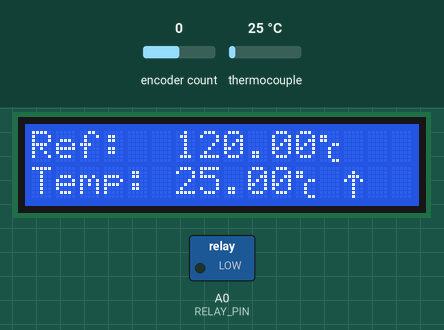
This sketch was run on a simulated Arduino Uno, built with avr-gcc and run on an emulated ATmega328P. Shown: 16×2 character LCD, switched loads named in the sketch (green lamp = pin HIGH). Inputs (shaded band) come from the test bench; at power-on: thermocouple 25 °C, encoder count 0. What the sketch prints to the serial monitor is not drawn.

Above: at 1.7 s.
1.8 s: thermocouple set to 117 °C
At 2.6 s:
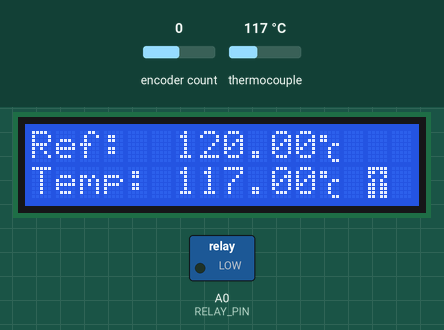
3.6 s: thermocouple set to 126 °C
At 4.7 s:
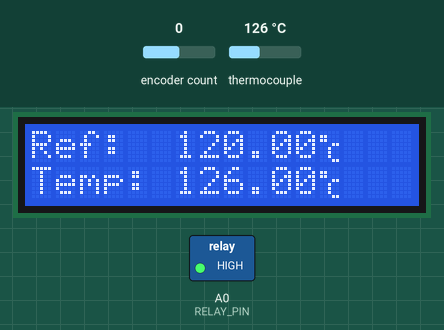
5.5 s: encoder count set to 1
At 6.7 s:
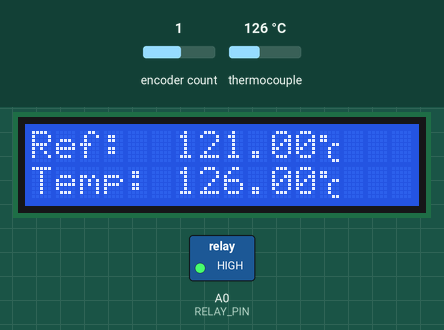
7.0 s: encoder count set to 2
At 8.1 s:
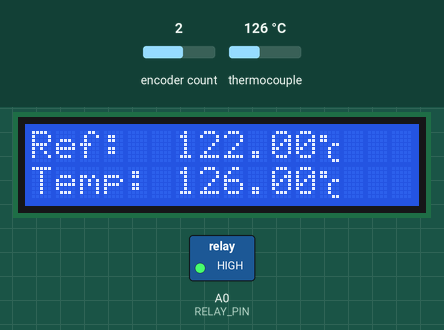
8.5 s: encoder count set to 3
At 9.0 s:
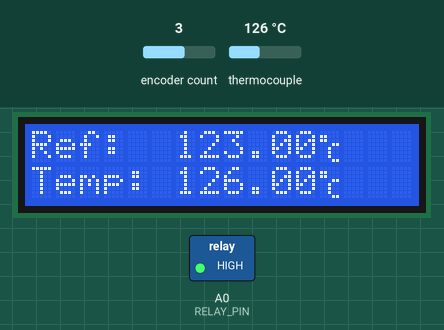
10.0 s: thermocouple set to 118 °C
At 10.17 s:
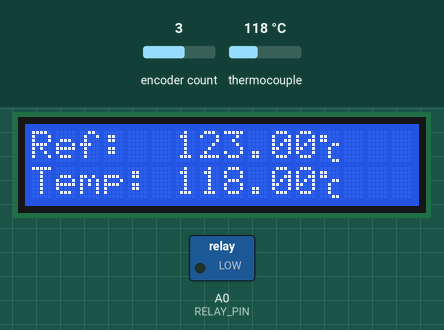
Timing chart, 0 to 12.8 s (numbered marks = the images above; inputs shaded):
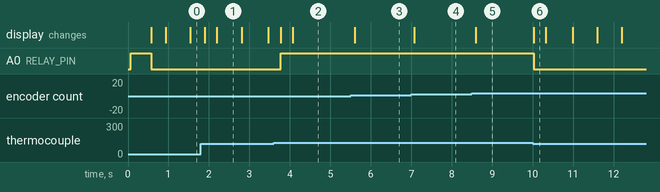

The sketch:

supalaminator.ino
```cpp
// this example is public domain. enjoy!
// www.ladyada.net/learn/sensors/thermocouple

#include <LiquidCrystal.h>
#include <max6675.h>
#include <Encoder.h>

/* Rotary Encoder */
#define ENC_A_PIN 2
#define ENC_B_PIN 3
#define ENC_SW_PIN A1

/* Relay */
#define RELAY_PIN A0

/* THERMAL */
#define THERM_DO 4
#define THERM_CS 5
#define THERM_CLK  6

/* LCD */
#define LCD_RS_PIN 12
#define LCD_EN_PIN 11
#define LCD_D4_PIN  10
#define LCD_D5_PIN  7
#define LCD_D6_PIN  9
#define LCD_D7_PIN  8


#define THRESHOLD      1
#define MAX_TEMP       160
#define MIN_TEMP       100

#define DEFAULT_TEMP   120

byte heat_char[8] = {
  0b00000,
  0b00100,
  0b01110,
  0b10101,
  0b00100,
  0b00100,
  0b00100,
  0b00100
};

byte heat_invert_char[8] = {
  0b11111,
  0b11011,
  0b10001,
  0b01010,
  0b11011,
  0b11011,
  0b11011,
  0b11011
};

byte degree_char[8] = {
  0b00000,
  0b11000,
  0b11000,
  0b00011,
  0b00100,
  0b00100,
  0b00100,
  0b00011
};


#define HEAT_CHAR 0
#define HEAT_INVERT_CHAR 1
#define DEGREE_CHAR 2

#define STATE_SET_MIN_TEMP 0
#define STATE_SET_MAX_TEMP 1
#define STATE_IDLE 2
#define STATE_COUNT 3

#define HEATING_ON 0
#define HEATING_OFF 1

#define LCD_UPDATE  200
#define CHAR_UPDATE  500

MAX6675 thermocouple(THERM_CLK, THERM_CS, THERM_DO);
Encoder enc(ENC_A_PIN, ENC_B_PIN);
// initialize the library with the numbers of the interface pins
LiquidCrystal lcd(LCD_RS_PIN, LCD_EN_PIN, LCD_D4_PIN, LCD_D5_PIN, LCD_D6_PIN, LCD_D7_PIN);

float ref_temp = DEFAULT_TEMP;

unsigned long last_millis = 0;
unsigned int heat_state = HEATING_OFF;

long last_enc_pos;

static void
lcd_draw_ref_temp()
{
  lcd.setCursor(0,0);

  lcd.print("Ref:  ");
  lcd.print(ref_temp);
  lcd.write((uint8_t)DEGREE_CHAR);
  lcd.print("  ");

  Serial.print("New reference temp: ");
  Serial.println(ref_temp);
}

void setup() {
  Serial.begin(9600);
  Serial.println("Starting thermal control");

  lcd.begin(16, 2);
  lcd.createChar(HEAT_CHAR, heat_char);
  lcd.createChar(HEAT_INVERT_CHAR, heat_invert_char);
  lcd.createChar(DEGREE_CHAR, degree_char);

  lcd_draw_ref_temp();

  pinMode(ENC_SW_PIN, INPUT_PULLUP);
  pinMode(RELAY_PIN, OUTPUT);
  /* Disable relay */
  digitalWrite(RELAY_PIN, 1);
  last_enc_pos = enc.read();

  // wait for MAX chip to stabilize
  delay(500);
}


unsigned long heat_char_update = 0;
int heat_char_idx = HEAT_CHAR;

static void
draw_lcd(float cur_temp)
{
  /* Current temp */
  lcd.setCursor(0, 1);
  lcd.print("Temp: ");
  lcd.print(cur_temp);
  lcd.write((uint8_t)DEGREE_CHAR);
  lcd.print(" ");

  Serial.print("Temp:");
  Serial.println(cur_temp);

  if (heat_state == HEATING_ON) {
    if (millis() - heat_char_update > CHAR_UPDATE)  {
      if (heat_char_idx == HEAT_CHAR)
        heat_char_idx = HEAT_INVERT_CHAR;
      else
        heat_char_idx = HEAT_CHAR;
        heat_char_update = millis();
    }
    lcd.write((uint8_t) heat_char_idx);
  }
  lcd.print("  ");
  last_millis = millis();
}


int get_enc_dir()
{
  long new_pos = enc.read();
  int dir = 0;

  if (new_pos < last_enc_pos)
    dir = -1;
  else if (new_pos > last_enc_pos)
    dir = 1;

  last_enc_pos = new_pos;
  delay(50);
  return dir;
}


static void
set_ref_temp()
{
  int dir = get_enc_dir();
  if (dir) {
    ref_temp += dir;
    if (ref_temp > MAX_TEMP)
      ref_temp = MAX_TEMP;
    if (ref_temp < MIN_TEMP)
      ref_temp = MIN_TEMP;

    lcd_draw_ref_temp();
  }
}

unsigned long last_heating = 0;

static void
manage_heating(float temp)
{
    switch(heat_state) {
    case HEATING_ON:
      if (temp >= (ref_temp + THRESHOLD)) {
        heat_state = HEATING_OFF;
        digitalWrite(RELAY_PIN, 1);
        Serial.println("Heating Off !");
      }
      break;
    case HEATING_OFF:
      if (temp <= ref_temp) {
        heat_state = HEATING_ON;
        digitalWrite(RELAY_PIN, 0);
        Serial.println("Heating On !");
      }
      break;
  }
}

unsigned long temp_milli = 0;

void loop()
{
  if (millis() - temp_milli > 300) {
	  float temp = thermocouple.readCelsius();
	  draw_lcd(temp);
	  manage_heating(temp);
    temp_milli = millis();
  }

  set_ref_temp();
}
```

Measured:
- the behaviour switches between 120 and 121 °C on thermocouple (found by bisection; images 1 and 2)
- the behaviour switches between 124 and 123 °C on thermocouple (found by bisection; images 5 and 6)
- after the input at 1.8 s, the display: first changes after 0.09 s (image 1 shows a later state)
- after the input at 3.6 s, A0 (RELAY_PIN): LOW → HIGH after 0.17 s; the display: first changes after 0.17 s (image 2 shows a later state)
- after the input at 5.5 s, the display: changes after 0.10 s (image 3)
- after the input at 7.0 s, the display: changes after 0.07 s (image 4)
- after the input at 8.5 s, the display: changes after 0.10 s (image 5)
- after the input at 10.0 s, A0 (RELAY_PIN): HIGH → LOW at once; the display: changes at once (image 6)
